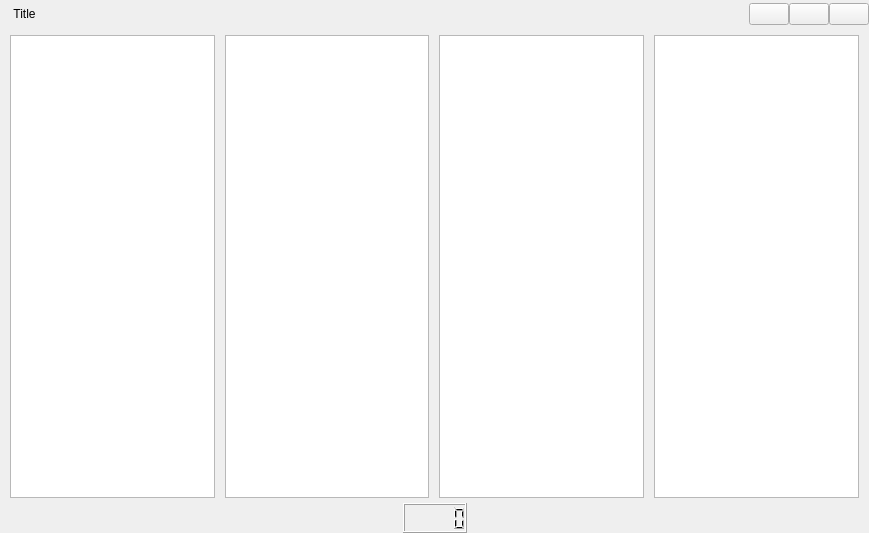
<?xml version="1.0" encoding="UTF-8"?>
<ui version="4.0">
 <class>MainWidget</class>
 <widget class="QWidget" name="MainWidget">
  <property name="geometry">
   <rect>
    <x>0</x>
    <y>0</y>
    <width>869</width>
    <height>533</height>
   </rect>
  </property>
  <property name="windowTitle">
   <string>GIGABYTE SPD Reader</string>
  </property>
  <property name="styleSheet">
   <string notr="true"/>
  </property>
  <layout class="QGridLayout" name="gridLayout_2">
   <property name="leftMargin">
    <number>0</number>
   </property>
   <property name="topMargin">
    <number>0</number>
   </property>
   <property name="rightMargin">
    <number>0</number>
   </property>
   <property name="bottomMargin">
    <number>0</number>
   </property>
   <property name="spacing">
    <number>0</number>
   </property>
   <item row="0" column="0">
    <layout class="QVBoxLayout" name="verticalLayout">
     <property name="bottomMargin">
      <number>0</number>
     </property>
     <item>
      <widget class="QWidget" name="TopWidget" native="true">
       <property name="minimumSize">
        <size>
         <width>0</width>
         <height>30</height>
        </size>
       </property>
       <property name="maximumSize">
        <size>
         <width>16777215</width>
         <height>30</height>
        </size>
       </property>
       <layout class="QHBoxLayout" name="TopLayout">
        <property name="spacing">
         <number>1</number>
        </property>
        <property name="leftMargin">
         <number>5</number>
        </property>
        <property name="topMargin">
         <number>0</number>
        </property>
        <property name="rightMargin">
         <number>0</number>
        </property>
        <property name="bottomMargin">
         <number>2</number>
        </property>
        <item>
         <widget class="QLabel" name="Icon">
          <property name="maximumSize">
           <size>
            <width>30</width>
            <height>30</height>
           </size>
          </property>
          <property name="text">
           <string/>
          </property>
         </widget>
        </item>
        <item>
         <widget class="QLabel" name="Title_App">
          <property name="layoutDirection">
           <enum>Qt::LeftToRight</enum>
          </property>
          <property name="text">
           <string>Title</string>
          </property>
          <property name="alignment">
           <set>Qt::AlignCenter</set>
          </property>
         </widget>
        </item>
        <item>
         <spacer name="horizontalSpacer">
          <property name="orientation">
           <enum>Qt::Horizontal</enum>
          </property>
          <property name="sizeHint" stdset="0">
           <size>
            <width>40</width>
            <height>20</height>
           </size>
          </property>
         </spacer>
        </item>
        <item>
         <layout class="QHBoxLayout" name="ButtonsLayout">
          <property name="spacing">
           <number>0</number>
          </property>
          <item>
           <widget class="QPushButton" name="MinimizeButton">
            <property name="text">
             <string/>
            </property>
           </widget>
          </item>
          <item>
           <widget class="QPushButton" name="ZoomButton">
            <property name="text">
             <string/>
            </property>
           </widget>
          </item>
          <item>
           <widget class="QPushButton" name="CloseButton">
            <property name="text">
             <string/>
            </property>
           </widget>
          </item>
         </layout>
        </item>
       </layout>
      </widget>
     </item>
     <item>
      <widget class="QWidget" name="CenterWidget" native="true">
       <property name="styleSheet">
        <string notr="true"/>
       </property>
       <layout class="QGridLayout" name="gridLayout">
        <property name="leftMargin">
         <number>0</number>
        </property>
        <property name="topMargin">
         <number>5</number>
        </property>
        <property name="rightMargin">
         <number>0</number>
        </property>
        <property name="bottomMargin">
         <number>5</number>
        </property>
        <property name="spacing">
         <number>0</number>
        </property>
        <item row="0" column="0">
         <layout class="QHBoxLayout" name="horizontalLayout">
          <item>
           <spacer name="horizontalSpacer_10">
            <property name="orientation">
             <enum>Qt::Horizontal</enum>
            </property>
            <property name="sizeType">
             <enum>QSizePolicy::Fixed</enum>
            </property>
            <property name="sizeHint" stdset="0">
             <size>
              <width>10</width>
              <height>20</height>
             </size>
            </property>
           </spacer>
          </item>
          <item>
           <widget class="QSPDTableView" name="tableView">
            <attribute name="horizontalHeaderMinimumSectionSize">
             <number>15</number>
            </attribute>
            <attribute name="horizontalHeaderDefaultSectionSize">
             <number>36</number>
            </attribute>
            <attribute name="verticalHeaderCascadingSectionResizes">
             <bool>true</bool>
            </attribute>
            <attribute name="verticalHeaderMinimumSectionSize">
             <number>15</number>
            </attribute>
            <attribute name="verticalHeaderDefaultSectionSize">
             <number>20</number>
            </attribute>
           </widget>
          </item>
          <item>
           <spacer name="horizontalSpacer_9">
            <property name="orientation">
             <enum>Qt::Horizontal</enum>
            </property>
            <property name="sizeType">
             <enum>QSizePolicy::Fixed</enum>
            </property>
            <property name="sizeHint" stdset="0">
             <size>
              <width>10</width>
              <height>20</height>
             </size>
            </property>
           </spacer>
          </item>
          <item>
           <widget class="QSPDTableView" name="tableView_2">
            <attribute name="horizontalHeaderMinimumSectionSize">
             <number>15</number>
            </attribute>
            <attribute name="horizontalHeaderDefaultSectionSize">
             <number>36</number>
            </attribute>
            <attribute name="verticalHeaderMinimumSectionSize">
             <number>15</number>
            </attribute>
            <attribute name="verticalHeaderDefaultSectionSize">
             <number>20</number>
            </attribute>
           </widget>
          </item>
          <item>
           <spacer name="horizontalSpacer_8">
            <property name="orientation">
             <enum>Qt::Horizontal</enum>
            </property>
            <property name="sizeType">
             <enum>QSizePolicy::Fixed</enum>
            </property>
            <property name="sizeHint" stdset="0">
             <size>
              <width>10</width>
              <height>20</height>
             </size>
            </property>
           </spacer>
          </item>
          <item>
           <widget class="QSPDTableView" name="tableView_3">
            <attribute name="horizontalHeaderMinimumSectionSize">
             <number>15</number>
            </attribute>
            <attribute name="horizontalHeaderDefaultSectionSize">
             <number>36</number>
            </attribute>
            <attribute name="verticalHeaderMinimumSectionSize">
             <number>15</number>
            </attribute>
            <attribute name="verticalHeaderDefaultSectionSize">
             <number>20</number>
            </attribute>
           </widget>
          </item>
          <item>
           <spacer name="horizontalSpacer_7">
            <property name="orientation">
             <enum>Qt::Horizontal</enum>
            </property>
            <property name="sizeType">
             <enum>QSizePolicy::Fixed</enum>
            </property>
            <property name="sizeHint" stdset="0">
             <size>
              <width>10</width>
              <height>20</height>
             </size>
            </property>
           </spacer>
          </item>
          <item>
           <widget class="QSPDTableView" name="tableView_4">
            <attribute name="horizontalHeaderMinimumSectionSize">
             <number>15</number>
            </attribute>
            <attribute name="horizontalHeaderDefaultSectionSize">
             <number>36</number>
            </attribute>
            <attribute name="verticalHeaderMinimumSectionSize">
             <number>15</number>
            </attribute>
            <attribute name="verticalHeaderDefaultSectionSize">
             <number>20</number>
            </attribute>
           </widget>
          </item>
          <item>
           <spacer name="horizontalSpacer_6">
            <property name="orientation">
             <enum>Qt::Horizontal</enum>
            </property>
            <property name="sizeType">
             <enum>QSizePolicy::Fixed</enum>
            </property>
            <property name="sizeHint" stdset="0">
             <size>
              <width>10</width>
              <height>20</height>
             </size>
            </property>
           </spacer>
          </item>
         </layout>
        </item>
       </layout>
      </widget>
     </item>
     <item>
      <widget class="QWidget" name="BottomWidget" native="true">
       <property name="minimumSize">
        <size>
         <width>0</width>
         <height>30</height>
        </size>
       </property>
       <property name="maximumSize">
        <size>
         <width>16777215</width>
         <height>30</height>
        </size>
       </property>
       <property name="styleSheet">
        <string notr="true"/>
       </property>
       <layout class="QHBoxLayout" name="horizontalLayout_3">
        <property name="spacing">
         <number>0</number>
        </property>
        <property name="leftMargin">
         <number>0</number>
        </property>
        <property name="topMargin">
         <number>0</number>
        </property>
        <property name="rightMargin">
         <number>0</number>
        </property>
        <property name="bottomMargin">
         <number>0</number>
        </property>
        <item>
         <layout class="QHBoxLayout" name="horizontalLayout_2">
          <item>
           <spacer name="horizontalSpacer_2">
            <property name="orientation">
             <enum>Qt::Horizontal</enum>
            </property>
            <property name="sizeHint" stdset="0">
             <size>
              <width>40</width>
              <height>20</height>
             </size>
            </property>
           </spacer>
          </item>
          <item>
           <widget class="QLCDNumber" name="lcdNumber"/>
          </item>
          <item>
           <spacer name="horizontalSpacer_3">
            <property name="orientation">
             <enum>Qt::Horizontal</enum>
            </property>
            <property name="sizeHint" stdset="0">
             <size>
              <width>40</width>
              <height>20</height>
             </size>
            </property>
           </spacer>
          </item>
         </layout>
        </item>
       </layout>
      </widget>
     </item>
    </layout>
   </item>
  </layout>
 </widget>
 <customwidgets>
  <customwidget>
   <class>QSPDTableView</class>
   <extends>QTableView</extends>
   <header location="global">qspdtableview.h</header>
  </customwidget>
 </customwidgets>
 <resources/>
 <connections/>
</ui>
